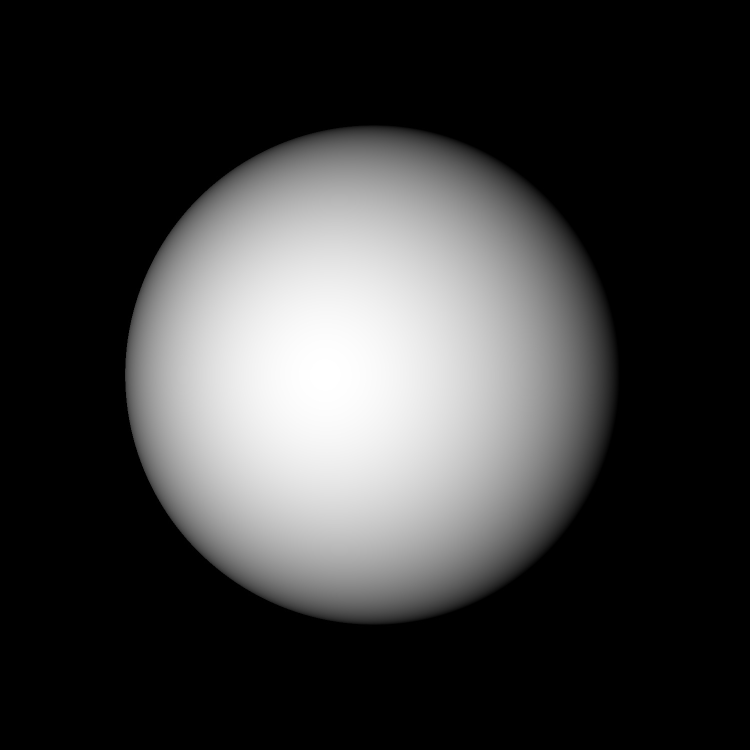
#> input picture test1.jpg, 1500 x 1500 px (shown at 1/2 size)
$ python test3.py
#> lines starting #> are read from the running program, lines starting #| are printed output that depends on the picture
### util.py
import numpy as np
import cv2 as cv
import math
from scipy import signal
import numpy as np

def gradient(E):
    filterx = np.array(([-1, 1], [-1, 1]))
    filtery = np.array(([-1, -1],[1, 1]))

    Ex = signal.convolve2d(E, filterx, mode='same') / 2
    Ey = signal.convolve2d(E, filtery, mode='same') / 2

    return [Ex, Ey]

def estimate_albedo_illumination(E):
    #compute the average of the E
    mu1 = np.mean(E)

    #compute the average of the square of the brightness
    mu2 = np.mean(np.mean(E**2))

    #calculatethe gradient
    [Ex, Ey] = gradient(E)
    eps = 0.000001

    #normalize the gradient
    Exy = np.sqrt(Ex**2 + Ey**2)
    nEx = Ex / (Exy + eps)
    nEy = Ey / (Exy + eps)

    avgEx = np.mean(nEx)
    avgEy = np.mean(nEy)

    gamma = (6 * (np.pi**2) * mu2) - (48 * mu1**2)
    gamma = np.sqrt(gamma if gamma >= 0 else 0)
    albedo = gamma / np.pi

    #estamating the slant
    T = 4 * mu1 / (gamma + eps)
    T = -1 if T < -1 else T
    T = 1 if T > 1 else T
    slant = math.acos(T)

    #estamating the tilt
    tilt = math.atan(avgEy / avgEx)

    if tilt < 0:
        tit = tilt + np.pi

    #the illumination direction
    I = [np.cos(tilt) * np.sin(slant), np.sin(tilt) * np.sin(slant), np.cos(slant)]
    return [albedo, I, slant, tilt]

### test3.py
import numpy as np
import cv2 as cv
from scipy import signal
from util import estimate_albedo_illumination
import matplotlib.pyplot as plt
from mpl_toolkits.mplot3d import Axes3D
from util import gradient
plt.style.use('ggplot')

#read the imageE = cv.imread('cup.jpeg')
E = cv.imread('test1.jpg')
#> E is the input picture: shape (1500, 1500, 3); min 0, max 255, mean 58.1
E = cv.cvtColor(E, cv.COLOR_BGR2GRAY)
#> E: shape (1500, 1500)

#normalizing the image
E = cv.resize(E, (500, 500))
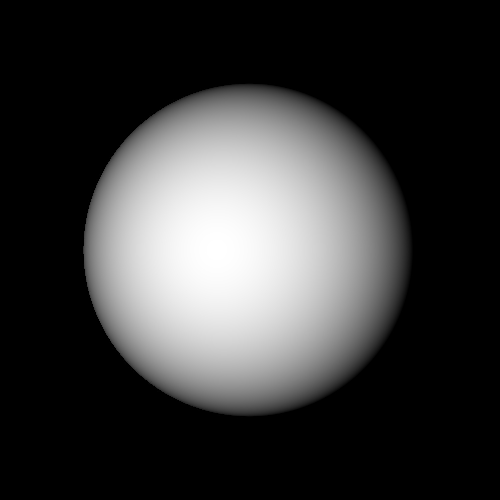
#> E: shape (500, 500); min 0, max 255, mean 58.1
E = E / np.max(E)

[albedo, I, _, _] = estimate_albedo_illumination(E)
#> in estimate_albedo_illumination, `mu1 = np.mean(E)`: mu1 = 0.228
#> in estimate_albedo_illumination, `mu2 = np.mean(np.mean(E**2))`: mu2 = 0.171
#> in gradient, `Ex = signal.convolve2d(E, filterx, mode='same') / 2`:
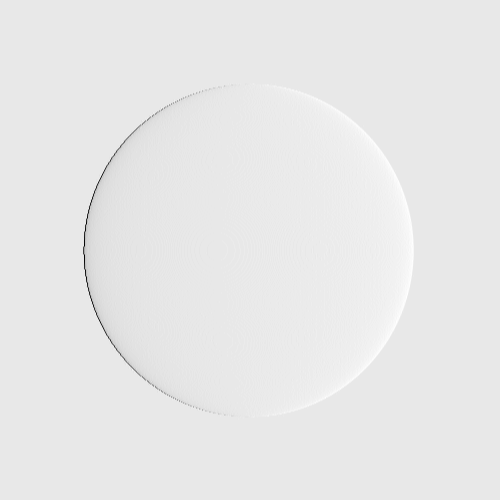
#> Ex: shape (500, 500) float64; min -0.308, max 0.0294, mean 2.52e-20; drawn with min black and max white
#> in estimate_albedo_illumination, `nEy = Ey / (Exy + eps)`:
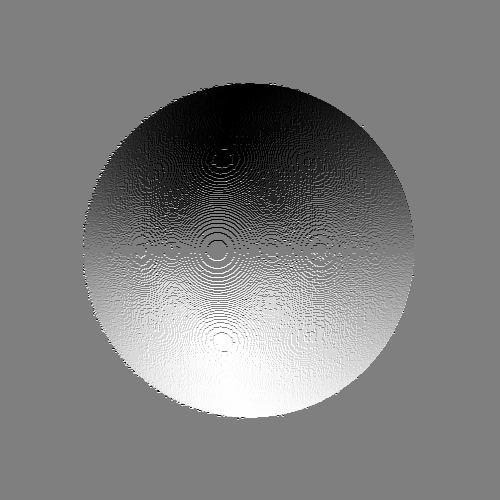
#> nEy: shape (500, 500) float64; min -1, max 1, mean 0.000102; drawn with min black and max white
#> in estimate_albedo_illumination, `avgEx = np.mean(nEx)`: avgEx = 0.0474
#> in estimate_albedo_illumination, `avgEy = np.mean(nEy)`: avgEy = 0.000102
#> in estimate_albedo_illumination, `gamma = (6 * (np.pi**2) * mu2) - (48 * mu1**2)`: gamma = 7.62
#> in estimate_albedo_illumination, `gamma = np.sqrt(gamma if gamma >= 0 else 0)`: gamma = 2.76
#> in estimate_albedo_illumination, `albedo = gamma / np.pi`: albedo = 0.879
#> in estimate_albedo_illumination, `T = 4 * mu1 / (gamma + eps)`: T = 0.33
#> in estimate_albedo_illumination, `slant = math.acos(T)`: slant = 1.23
#> in estimate_albedo_illumination, `tilt = math.atan(avgEy / avgEx)`: tilt = 0.00214
#> in estimate_albedo_illumination, `I = [np.cos(tilt) * np.sin(slant), np.sin(tilt) * np.sin(slant), np.co..`: I = [0.944, 0.00202, 0.33]
#> albedo = 0.879; I = [0.944, 0.00202, 0.33]

[M, N] = np.shape(E)
#> M = 500; N = 500

#surface normals
p = np.zeros((M,N))
q = np.zeros((M,N))

p_ = np.zeros((M, N))
q_ = np.zeros((M, N))

z = np.zeros((M, N))

index = np.where(E > 0.75)
#> index = 37242 positions, rows 140 to 359, columns 117 to 332
z[index[0],index[1]] = -100 * E[index[0], index[1]]
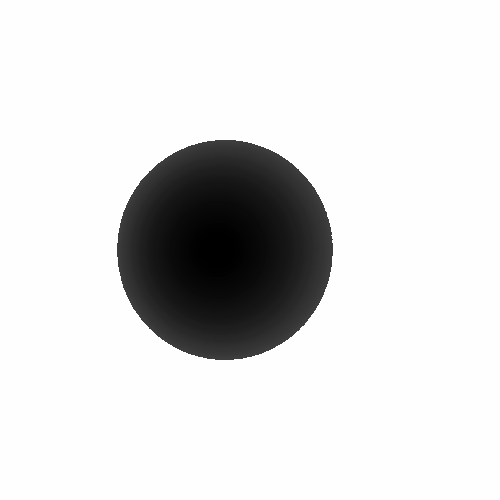
#> z: shape (500, 500) float64; min -100, max 0, mean -13.13; drawn with min black and max white
[p, q] = gradient(z)

#the estimated reflectance map
R = np.zeros((M, N))
#the controling parameter
my_lambda = 1000

#maximum number of iterations
max_iter = 50

#filter
w = 0.25 * np.array(([0, 1, 0], [1, 0, 1], [0, 1, 0]))

#wx and wy
[x, y] = np.meshgrid(np.linspace(1, N, N), np.linspace(1, M, M))
#todo
wx = (2 * np.pi * x) / N
wy = (2 * np.pi * y) / M

for k in range(1 , max_iter):
    #the second order derivates
    p_ = signal.convolve2d(p, w, mode='same')
    q_ = signal.convolve2d(q, w, mode='same')

    #compute the reflectance map
    R = (albedo * (-I[0] * p - I[1] * q + I[2])) / np.sqrt(1 + p**2 + q**2)

    pq = 1 + p**2 + q**2

    dR_dp = (-albedo * I[0] / (pq**0.5)) + (-I[0] * albedo * p - I[1] * albedo * q + I[2] * albedo) * (-1 * p * (pq**-1.5))

    dR_dq = (-albedo * I[1] / (pq**0.5)) + (-I[0] * albedo * p - I[1] * albedo * q + I[2] * albedo) * (-1 * q * (pq**-1.5))

    p = p_ + (1 / (4 * my_lambda)) * (E - R) * dR_dp
    q = q_ + (1 / (4 * my_lambda)) * (E - R) * dR_dq

    Cp = np.fft.fft(p)
    Cq = np.fft.fft(q)

    C = -1j * (wx * Cp + wy * Cq) / (wx**2 + wy**2)

    z = np.abs(np.fft.ifft(C))

    p = np.fft.ifft(1j * wx * C)
    q = np.fft.ifft(1j * wy * C)

    if k % 10 == 0:
        np.save('{0}.npy'.format(k), z)
#> this loop made 49 passes
#> pass 1, `R = (albedo * (-I[0] * p - I[1] * q + I[2])) / np.sqrt(1 + p**2 + q**2)`:
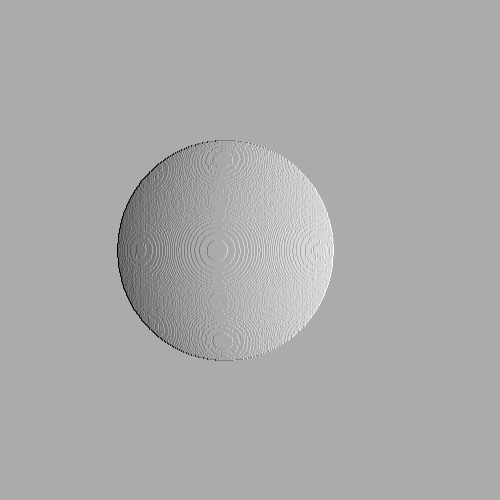
#> R: shape (500, 500) float64; min -0.826, max 0.833, mean 0.287; drawn with min black and max white

fig = plt.figure()
ax = Axes3D(fig)
index = np.where(z > 1)
#> index = 3079 positions, rows 134 to 360, columns 125 to 344
z[index[0], index[1]] = 0
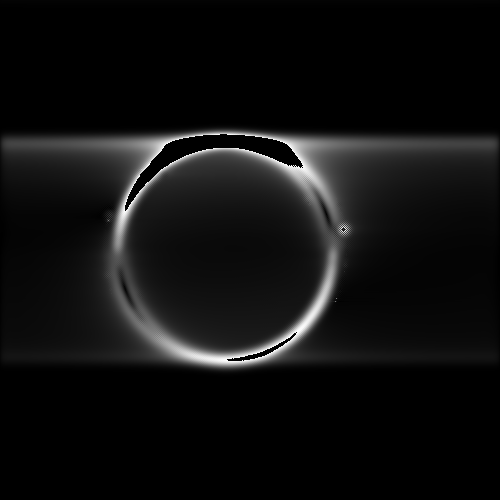
#> z: shape (500, 500) float64; min 0, max 1, mean 0.0636
ax.plot_surface(x, y, z)
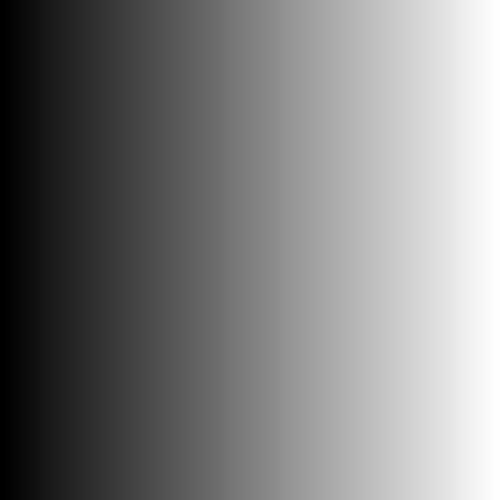
#> x: shape (500, 500) float64; min 1, max 500, mean 250.5; drawn with min black and max white
plt.savefig('test3.jpg')
plt.show()

$ run again, with test4.jpg copied over test1.jpg
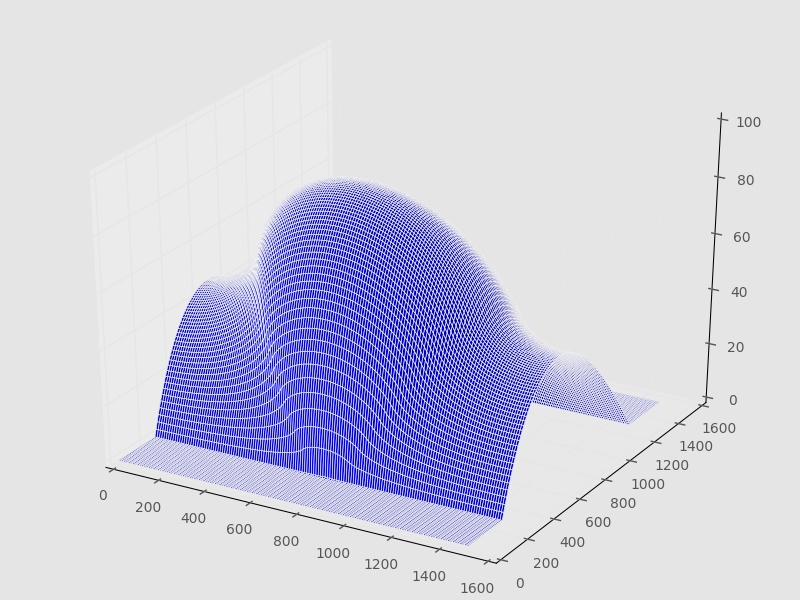
#> input picture test4.jpg, 800 x 600 px
#> E is the input picture: shape (600, 800, 3); mean B, G, R 224.6, 206, 206
#> mu1 = 0.863
#> mu2 = 0.784
#> in estimate_albedo_illumination, `nEy = Ey / (Exy + eps)`:
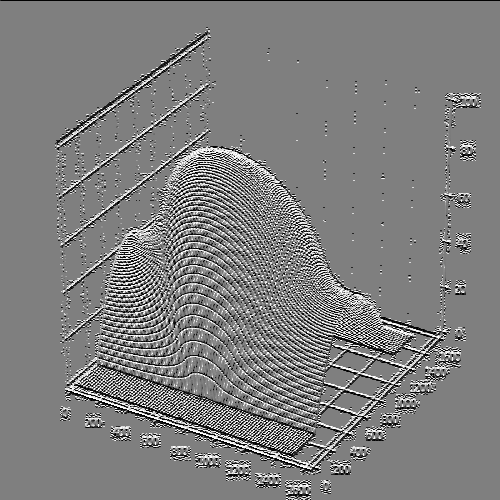
#> nEy: shape (500, 500) float64; min -1, max 1, mean -0.00168; drawn with min black and max white
#> avgEx = -0.0044
#> avgEy = -0.00168
#> in estimate_albedo_illumination, `gamma = (6 * (np.pi**2) * mu2) - (48 * mu1**2)`: gamma = 10.61
#> in estimate_albedo_illumination, `gamma = np.sqrt(gamma if gamma >= 0 else 0)`: gamma = 3.26
#> in estimate_albedo_illumination, `albedo = gamma / np.pi`: albedo = 1.04
#> in estimate_albedo_illumination, `T = 4 * mu1 / (gamma + eps)`: T = 1.06
#> in estimate_albedo_illumination, `T = 1 if T > 1 else T`: T = 1
#> slant = 0
#> tilt = 0.366
#> in estimate_albedo_illumination, `I = [np.cos(tilt) * np.sin(slant), np.sin(tilt) * np.sin(slant), np.co..`: I = [0, 0, 1]
#> `[albedo, I, _, _] = estimate_albedo_illumination(E)`: albedo = 1.04; I = [0, 0, 1]
#> `index = np.where(E > 0.75)`: index = 206845 positions, rows 0 to 499, columns 0 to 499
#> `index = np.where(z > 1)`: index = 7799 positions, rows 0 to 275, columns 0 to 499
#> `z[index[0], index[1]] = 0`:
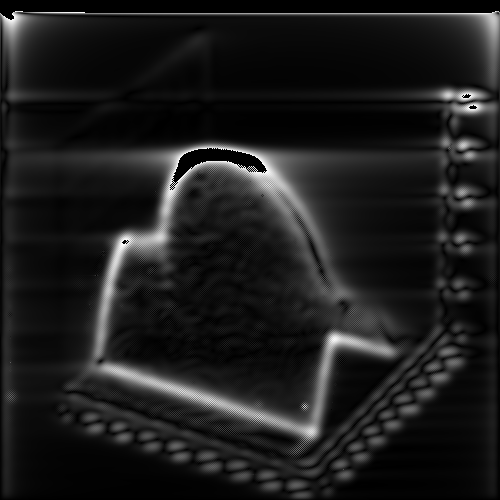
#> z: shape (500, 500) float64; min 0, max 1, mean 0.116

$ run again, with test5.jpg copied over test1.jpg
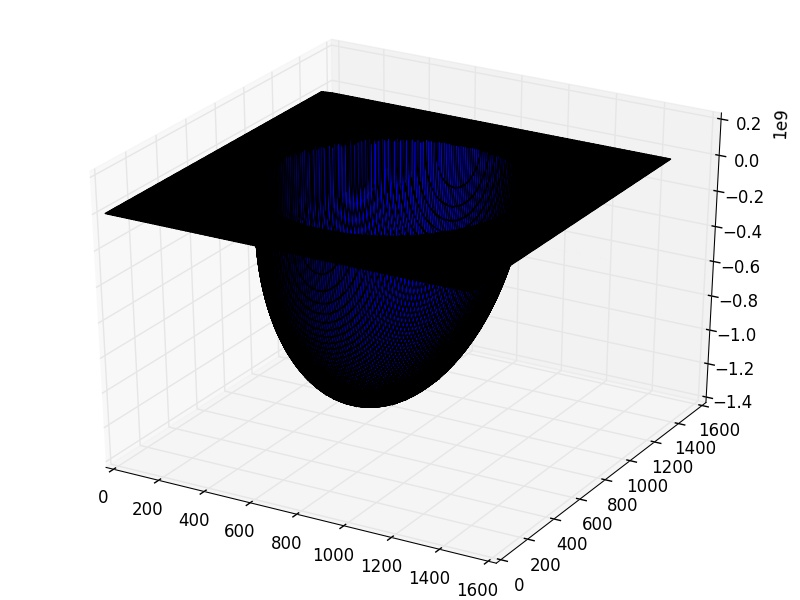
#> input picture test5.jpg, 800 x 600 px
#> E is the input picture: shape (600, 800, 3); mean B, G, R 205.7, 202.5, 202.5
#> mu1 = 0.795
#> mu2 = 0.773
#> in estimate_albedo_illumination, `nEy = Ey / (Exy + eps)`:
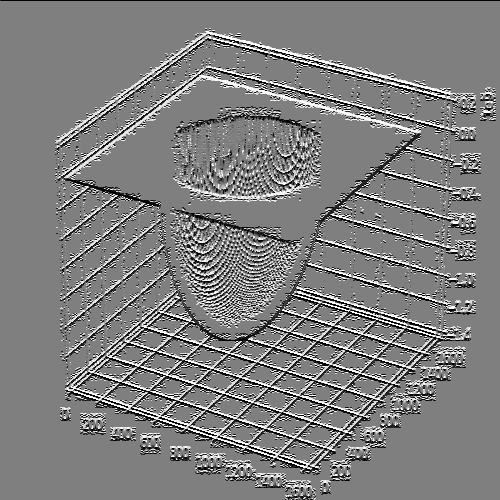
#> nEy: shape (500, 500) float64; min -1, max 1, mean -0.000186; drawn with min black and max white
#> avgEx = 0.000735
#> avgEy = -0.000186
#> in estimate_albedo_illumination, `gamma = (6 * (np.pi**2) * mu2) - (48 * mu1**2)`: gamma = 15.41
#> in estimate_albedo_illumination, `gamma = np.sqrt(gamma if gamma >= 0 else 0)`: gamma = 3.93
#> in estimate_albedo_illumination, `albedo = gamma / np.pi`: albedo = 1.25
#> T = 0.81
#> slant = 0.626
#> tilt = -0.247
#> tit = 2.89
#> in estimate_albedo_illumination, `I = [np.cos(tilt) * np.sin(slant), np.sin(tilt) * np.sin(slant), np.co..`: I = [0.568, -0.143, 0.81]
#> `[albedo, I, _, _] = estimate_albedo_illumination(E)`: albedo = 1.25; I = [0.568, -0.143, 0.81]
#> `index = np.where(E > 0.75)`: index = 200834 positions, rows 0 to 499, columns 0 to 499
#> `index = np.where(z > 1)`: index = 20240 positions, rows 0 to 455, columns 0 to 499
#> `z[index[0], index[1]] = 0`:
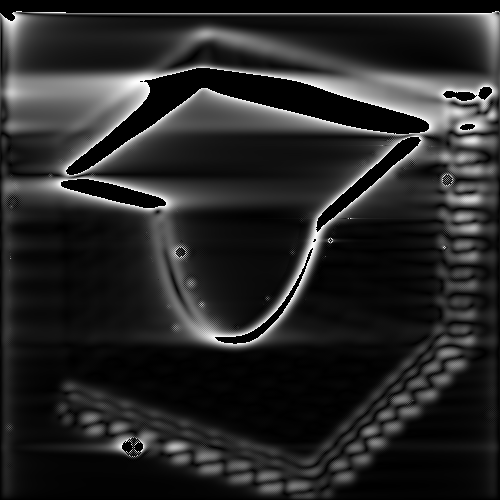
#> z: shape (500, 500) float64; min 0, max 1, mean 0.155
